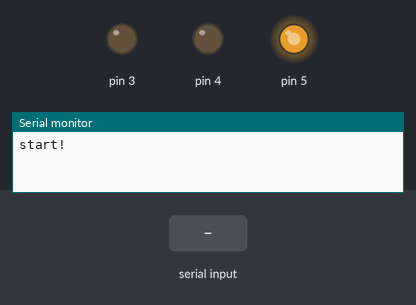
A sketch run on a simulated Arduino Uno, built with avr-gcc and run on an emulated ATmega328P. Parts: output pins drawn as LEDs (lit = HIGH), the last lines printed to the serial monitor. The inputs (shaded band) are chosen by the test bench.

Above: at 1.2 s.
1.3 s: "g90\n" received over Serial
At 2.3 s:
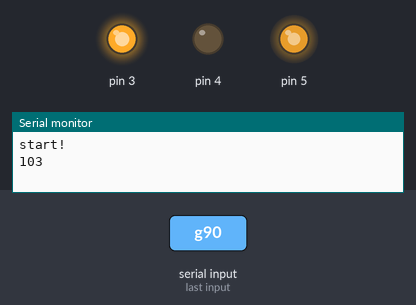
2.8 s: "b90\n" received over Serial
At 3.4 s:
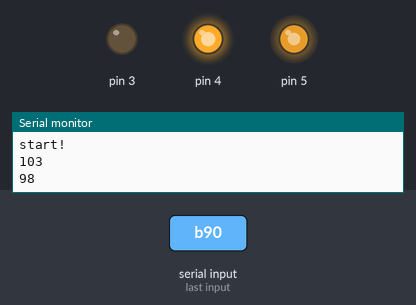
4.3 s: "g,45\n" received over Serial
At 4.6 s:
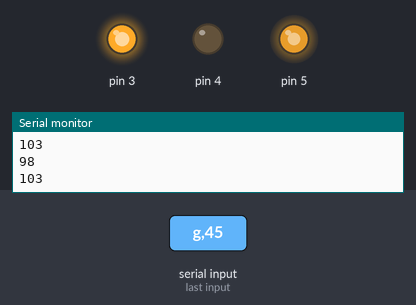
5.8 s: "b,45\n" received over Serial
At 6.9 s:
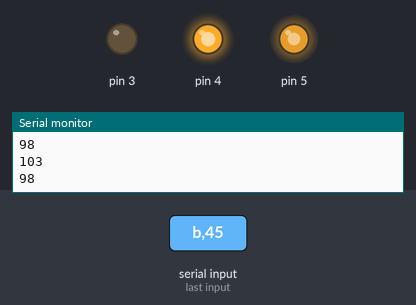
Timing chart, 0 to 8.3 s (numbered marks = the images above; inputs shaded):
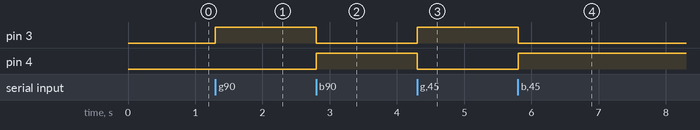

Measured:
- after the input at 1.3 s, pin 3: LOW → HIGH at once
- after the input at 2.8 s, pin 3: HIGH → LOW at once; pin 4: LOW → HIGH at once
- after the input at 4.3 s, pin 3: LOW → HIGH at once; pin 4: HIGH → LOW at once
- after the input at 5.8 s, pin 3: HIGH → LOW at once; pin 4: LOW → HIGH at once

The sketch:

motorHead.ino
```cpp
//arduino motor control program

void motorStop();
int power=200;

void changePower(int l){
  analogWrite(5,l);
}
void setup() {

  pinMode(4, OUTPUT);
  pinMode(3, OUTPUT);
  changePower(power);
  motorStop();
  Serial.begin(9600);
  Serial.println("start!");
}

void motorGo(){
  digitalWrite(3,HIGH);
  digitalWrite(4,LOW);
}

void motorStop(){
  digitalWrite(3,LOW);
  digitalWrite(4,LOW);
}

void motorBack(){
  digitalWrite(3,LOW);
  digitalWrite(4,HIGH);
}

//4桁の数字を読み込む
int readInt(){
  int ans=0;
  int i=0,inp=-1;
  for(i=0;i<4;i++){
    inp=Serial.read();
    if(inp>='0' && inp<='9'){
      ans=ans*10+inp-'0';
    }else{
      break;
    }
  }
  if(i==0 && inp==-1){
    return -1;
  }
  return ans;
}

void loop() {
  // wait for a second
  int c;
  c=Serial.read();
  if(c>='a' && c<='z'){
    Serial.println(c);
  }
  if(c=='g'){
    motorGo();
  }else if(c=='b'){
    motorBack();
  }else if(c=='s'){
    motorStop();
  }
}
```
